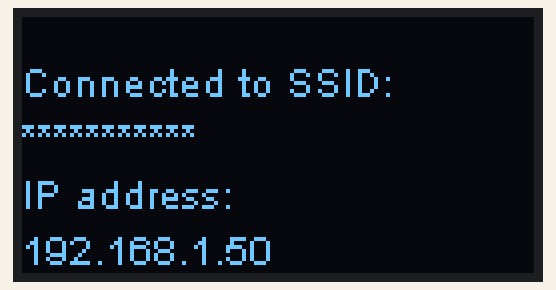
This sketch was run on a simulated ESP8266 (NodeMCU). Shown: 128×64 one-colour display. WiFi joins after 1.5 s; servers stay silent unless stated; what the sketch prints to the serial monitor is not drawn.

Above: at 3.2 s.

The sketch:

esp8266_oled_wifi.ino
```cpp
// ESP8266 + OLED 128x64 1.3" I2C display
//***************************************
//
// This example draw text lines which contains WiFi SSID and IP address.
// Code by:
// https://github.com/odolezal
//
// OLED display datasheet:
// https://drive.google.com/file/d/19hxmIwuuTNxKzC-OcNMQJkltGV3B0DgB/view
//
// Libraries needed:
// SSD1306.h & SSD1306Wire.h:  https://github.com/squix78/esp8266-oled-ssd1306
//
// Pinout (as labeled):
// OLED ---> ESP8266
// -----------------
// GND ---> GND
// VDD (VCC) ---> 3V3
// SDA (Data) ---> D2 (GPIO 4, I2C SDA pin by default)
// SCK(Clk) ---> D1 (GPIO 5, I2C SCL pin by default)

#include <ESP8266WiFi.h>
#include <Wire.h>
#include "SH1106.h"
#include "SH1106Wire.h"

// Create a display object
SH1106 display(0x3c, SDA, SCL);

// WiFi setting
const char* ssid = "***********";   // insert your own ssid
const char* password = "*******";  // and password

void setup () {
  Serial.begin(115200);

  // Start I2C bus
  Wire.pins(0, 2);
  Wire.begin(0, 2);

  // Display setting
  display.init();
  display.flipScreenVertically();
  display.clear();
  display.drawString(35, 25, "Hello :)");
  display.display();
  delay(1500);
  display.clear();

  // Connect to WiFi
  Serial.println("");
  Serial.print("Connecting to ");
  Serial.print(ssid);
  display.drawString(0, 10, "Connecting to WiFi...");
  display.display();
  display.clear();
  WiFi.begin(ssid, password);
  while (WiFi.status() != WL_CONNECTED) {
    delay(500);
    Serial.print(".");
  }
  Serial.println("");
  Serial.print("Connected to WiFi at ");
  Serial.print(WiFi.localIP());
  Serial.println("");
  display.drawString(0, 10, "Connected to SSID: ");
  display.display();
  display.drawString(0, 24, ssid);
  display.display();
  display.drawString(0, 38, "IP address: ");
  display.display();
  display.drawString(0, 52 , WiFi.localIP().toString());
  display.display();

  delay(1000);
}

void loop() {
}
```
